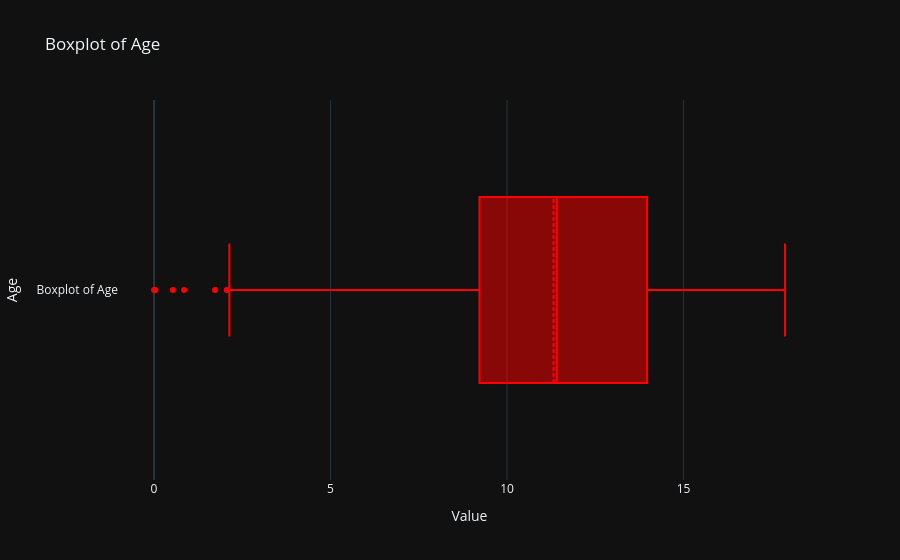
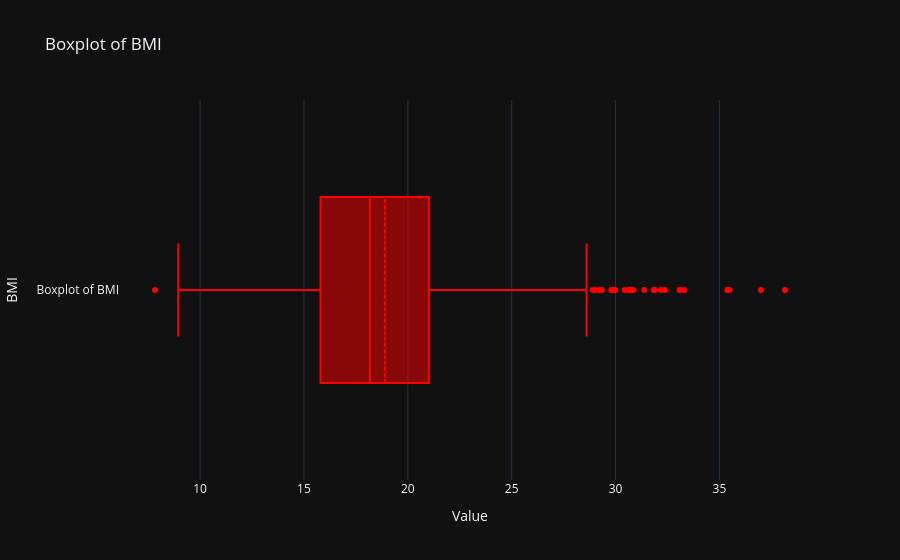
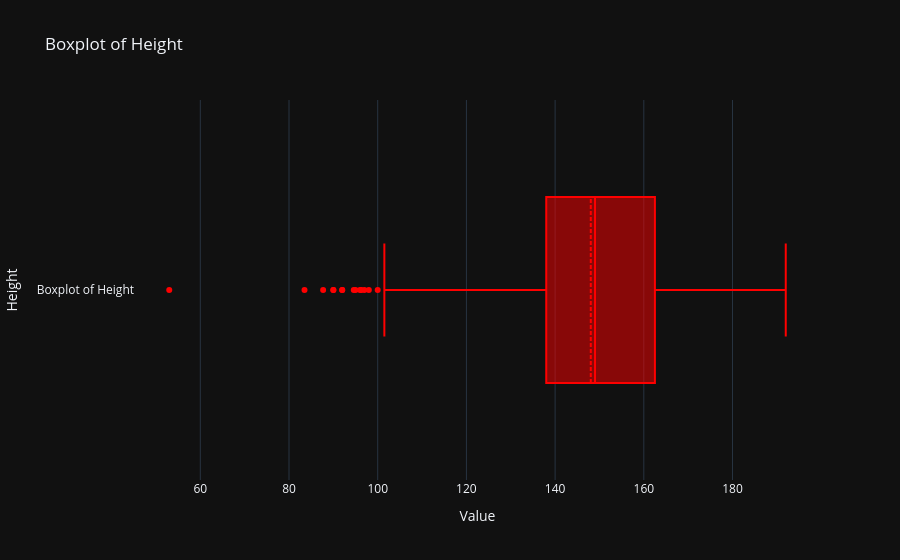
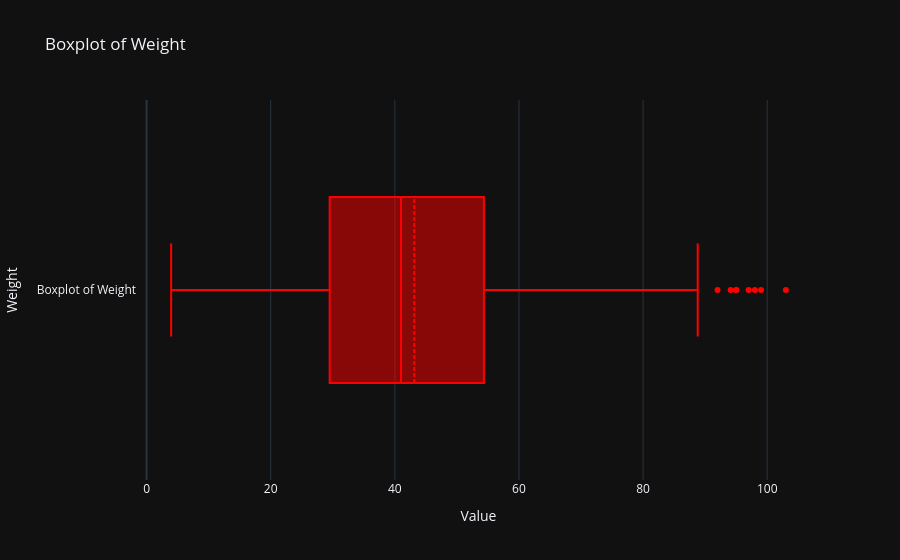

Notebook cell for these charts, in order:
### Code cell
# Assuming 'df' is your DataFrame
numerical_columns = df.select_dtypes(include=["number"]).columns

for col in numerical_columns:
    # Create the horizontal boxplot
    fig = go.Figure()

    # Add the boxplot trace
    fig.add_trace(go.Box(
        x=df[col],  # Data for the boxplot (x-axis for horizontal orientation)
        boxmean=True,  # Show the mean
        name=f"Boxplot of {col}",
        marker=dict(color='red'),
        orientation='h'  # Horizontal boxplot
    ))

    # Update layout
    fig.update_layout(
        title=f"Boxplot of {col}",
        xaxis_title="Value",  # x-axis title for the horizontal boxplot
        yaxis_title=col,      # y-axis title for the column
        template="plotly_dark",  # Optional: for a dark theme
    )

    # Show the plot
    fig.show()

### Figure 1 — Plotly figure (JSON) as saved in the notebook; plotly's stock layout.template omitted (floating-point values rounded to 4 significant figures; data arrays with more than 128 entries replaced by an {"elided": "..."} marker saying what was removed)
{"data": [{"boxmean": true, "marker": {"color": "red"}, "name": "Boxplot of Age", "orientation": "h", "type": "box", "x": {"elided": "760 float values"}}], "layout": {"autosize": true, "title": {"text": "Boxplot of Age"}, "xaxis": {"autorange": true, "range": [-0.9929, 18.87], "title": {"text": "Value"}, "type": "linear"}, "yaxis": {"autorange": true, "range": [-0.5, 0.5], "title": {"text": "Age"}, "type": "category"}}}

### Figure 2 — Plotly figure (JSON) as saved in the notebook; plotly's stock layout.template omitted (floating-point values rounded to 4 significant figures; data arrays with more than 128 entries replaced by an {"elided": "..."} marker saying what was removed)
{"data": [{"boxmean": true, "marker": {"color": "red"}, "name": "Boxplot of BMI", "orientation": "h", "type": "box", "x": {"elided": "760 float values"}}], "layout": {"autosize": true, "title": {"text": "Boxplot of BMI"}, "xaxis": {"autorange": true, "range": [6.143, 39.84], "title": {"text": "Value"}, "type": "linear"}, "yaxis": {"autorange": true, "range": [-0.5, 0.5], "title": {"text": "BMI"}, "type": "category"}}}

### Figure 3 — Plotly figure (JSON) as saved in the notebook; plotly's stock layout.template omitted (floating-point values rounded to 4 significant figures; data arrays with more than 128 entries replaced by an {"elided": "..."} marker saying what was removed)
{"data": [{"boxmean": true, "marker": {"color": "red"}, "name": "Boxplot of Height", "orientation": "h", "type": "box", "x": {"elided": "760 float values"}}], "layout": {"autosize": true, "title": {"text": "Boxplot of Height"}, "xaxis": {"autorange": true, "range": [45.28, 199.7], "title": {"text": "Value"}, "type": "linear"}, "yaxis": {"autorange": true, "range": [-0.5, 0.5], "title": {"text": "Height"}, "type": "category"}}}

### Figure 4 — Plotly figure (JSON) as saved in the notebook; plotly's stock layout.template omitted (floating-point values rounded to 4 significant figures; data arrays with more than 128 entries replaced by an {"elided": "..."} marker saying what was removed)
{"data": [{"boxmean": true, "marker": {"color": "red"}, "name": "Boxplot of Weight", "orientation": "h", "type": "box", "x": {"elided": "760 float values"}}], "layout": {"autosize": true, "title": {"text": "Boxplot of Weight"}, "xaxis": {"autorange": true, "range": [-1.542, 108.5], "title": {"text": "Value"}, "type": "linear"}, "yaxis": {"autorange": true, "range": [-0.5, 0.5], "title": {"text": "Weight"}, "type": "category"}}}
